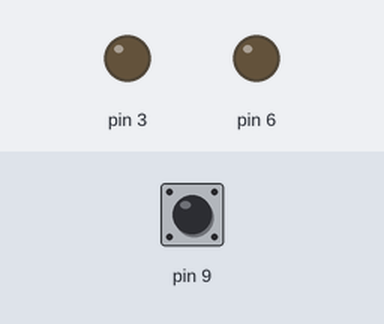
A sketch run on a simulated Arduino Uno, built with avr-gcc and run on an emulated ATmega328P. Parts: output pins drawn as LEDs (lit = HIGH). The test bench sets the inputs (shaded band); at power-on: pin 9 HIGH.

Above: at 1.2 s.
1.3 s: pin 9 pulled LOW for 0.15 s
At 1.46 s:
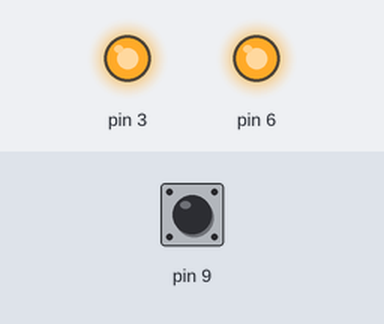
4.3 s: pin 9 pulled LOW for 1 s
7.3 s: pin 9 pulled LOW for 3.2 s
Timing chart, 0 to 14.6 s (numbered marks = the images above; inputs shaded):
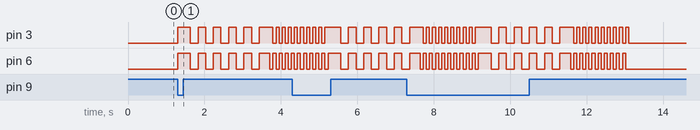

Measured:
- after the input at 1.3 s, pin 3: goes HIGH 0.33 s, 4 × (LOW 0.20 s, HIGH 0.20 s), LOW 0.20 s, HIGH 0.36 s, 3 × (LOW 0.08 s, HIGH 0.08 s), then LOW, starting at once; pin 6: goes HIGH 0.33 s, 4 × (LOW 0.20 s, HIGH 0.20 s), LOW 0.20 s, HIGH 0.28 s, 3 × (LOW 0.08 s, HIGH 0.08 s), LOW 0.08 s, then HIGH, starting at once

The sketch:

FNAF_valentines_box.ino
```cpp
void setup() {
  // put your setup code here, to run once:
  pinMode(9, INPUT_PULLUP);
  pinMode(3, OUTPUT);
  pinMode(6, OUTPUT);
}

void loop() {
  // put your main code here, to run repeatedly:
  if(!digitalRead(9)){
    flash_eyes();
  }
}

void flash_eyes(){
  digitalWrite(3, HIGH);
  digitalWrite(6, HIGH);
  delay(333);
  for(int i=0;i<5;i++){
    digitalWrite(3, LOW);
    digitalWrite(6, LOW);
    delay(200);
    digitalWrite(3, HIGH);
    digitalWrite(6, HIGH);
    delay(200);
  }
  for(int i=0;i<10;i++){
      delay(80);
      digitalWrite(6, LOW);
      digitalWrite(3, HIGH);
      delay(80);
      digitalWrite(3, LOW);
      digitalWrite(6, HIGH);
  }
  digitalWrite(3, LOW);
  digitalWrite(6, LOW);
}
```
